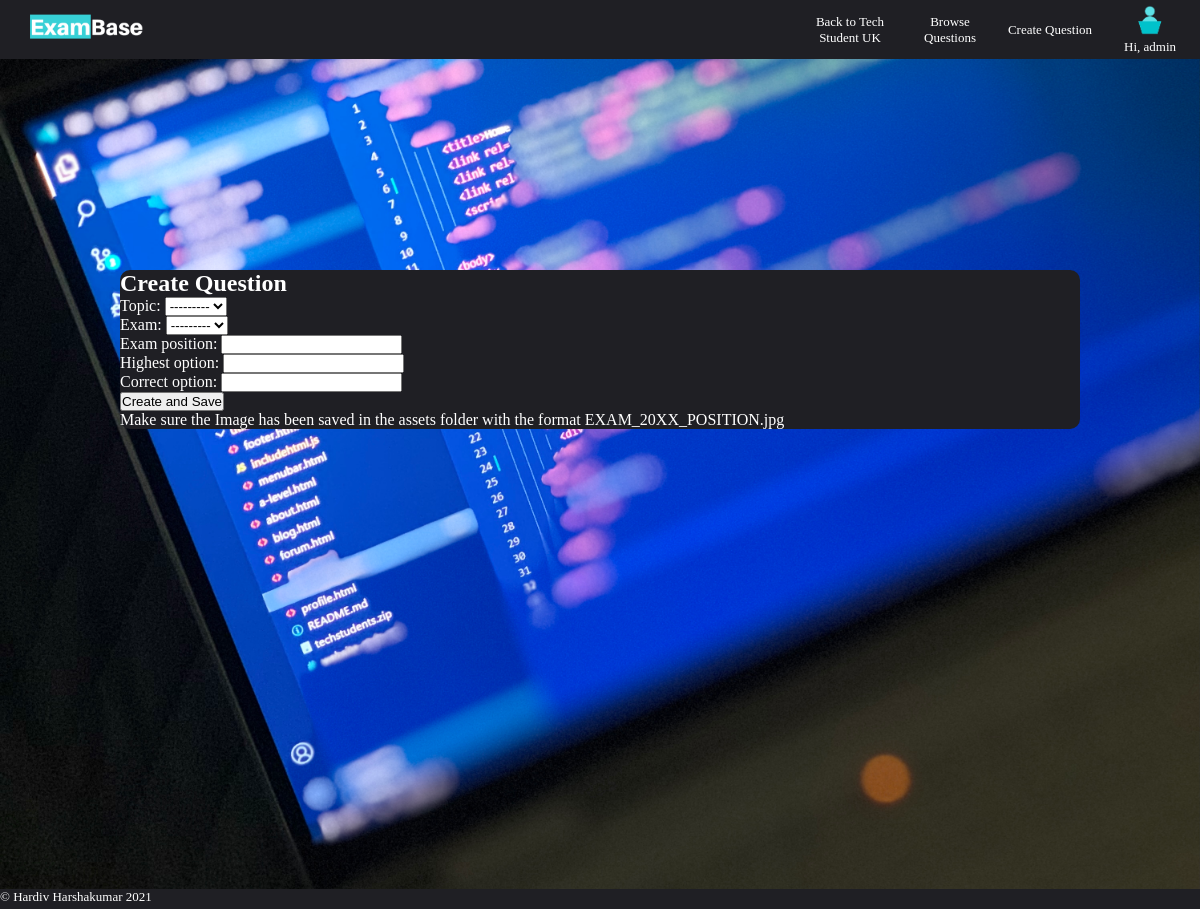
The app's page /exambase/create (signed in), older data.
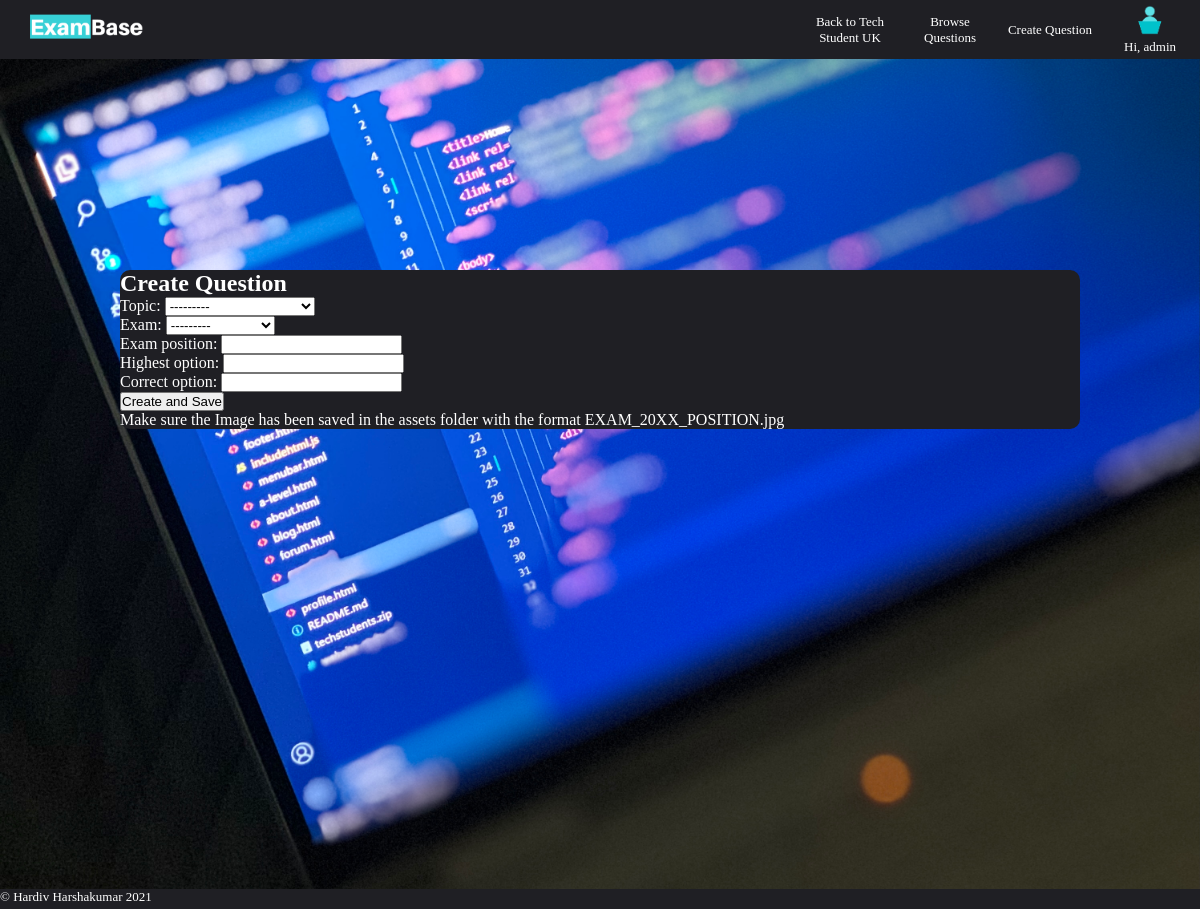
The same page, newer data.
### exambase/models.py (models this page shows)
class Topic(models.Model):
    topic = models.CharField(max_length=200)
    def __str__(self):
        return self.topic

### exambase/views.py (the view, shortened to what this page needs)
# urls.py: path('create', views.create_question_view, name="create"),
def create_question_view(request):
    form = CreateQuestionForm(request.POST or None)
    success = None
    img_path = "format EXAM_20XX_POSITION.jpg"
    context = {
        'form': form,
        'success': success,
        'path': img_path
    }
    return render(request, 'exambase/create_question.html', context)

### exambase/forms.py
class CreateQuestionForm(forms.ModelForm):
    class Meta:
        model = Question
        fields = ['topic', 'exam', 'exam_position']
    highest_option = forms.CharField(max_length=1)
    correct_option = forms.CharField(max_length=1)

### exambase/models.py (called while the page is built)
    def getPaperNum(self):
        return f" P{self.paper_num}" if self.paper_num is not None else ""

    def __str__(self):
        return f"{self.paper_name} {self.year}{self.getPaperNum()}"

### exambase/templates/exambase/create_question.html (shortened to what this page needs)
{% extends 'exambase/base_submission.html' %}
{% block content %}
    {% if user.id == 1 %}
        <h2>Create Question</h2>
        <form method="POST"> {% csrf_token %}
            {{ form.as_p }}
            <input type="submit" value="Create and Save" />
        </form>
        <p>Make sure the Image has been saved in the assets folder with the {{ path }}</p>
    {% else %}
        <p>You are not authorised to access this page</p>
    {% endif %}
{% endblock %}

### exambase/templates/exambase/base_submission.html (shortened to what this page needs)
<!DOCTYPE html>
{% load static %}
<html lang="en">
    <head>
        <link rel="stylesheet" type="text/css" href="{% static 'exambase/style.css' %}">
    </head>
    <body>
        {% include 'exambase/navbar.html' %}
        <div id="content">
            <div id="submission">
                {% block content %}
                {% endblock %}
            </div>
        </div>
        {% include 'content/footer.html' %}
    </body>
</html>

### exambase/templates/exambase/navbar.html
{% load static %}
<nav class="navbar">
    {% if user.is_authenticated %}
        <a href="{% url 'exambase:dashboard' %}">
            <img id="logo" src="{% static 'exambase/images/logo.png' %}" alt="ExamBase">
        </a>
    {% else %}
        <a href="{% url 'exambase:home' %}">
            <img id="logo" src="{% static 'exambase/images/logo.png' %}" alt="Exambase">
        </a>
    {% endif %}
    <ul>
        <li class="selectable"><a href="{% url 'content:home' %}">Back to Tech Student UK</a></li>
        {% if user.is_authenticated %}
            <li class="selectable"><a href="{% url 'exambase:exam_browser' %}">Browse Questions</a></li>
        {% endif %}
        {% if user.id == 1 %}
            <li class="selectable"><a href="{% url 'exambase:create' %}">Create Question</a></li>
        {% endif %}
        <li class="selectable">
            {% if user.is_authenticated %}
                <a href="{% url 'exambase:account' %}">
                    <img id="profile-photo" src="{% static 'exambase/images/profile.png' %}" alt="Profile">
                    <p>Hi, {{ user.get_username }}</p>
                </a>
            {% else %}
                <a href="{% url 'login' %}">
                    <img id="profile-photo" src="{% static 'exambase/images/profile.png' %}" alt="Profile">
                    <p>Sign In</p>
                </a>
            {% endif %}
        </li>
    </ul>
</nav>

### content/templates/content/footer.html
<div class="footer">
    <p>© Hardiv Harshakumar 2021</p>
</div>

### exambase/static/exambase/style.css (style rules this page uses)
* { margin: 0; padding: 0; box-sizing: border-box; }
body { background-image: url("images/background.jpg"); background-size: cover; background-position: center; background-attachment: fixed; margin: 0; padding: 0; height: auto; }
a { text-underline: none; }
#content { display: flex; flex-direction: column; align-items: center; margin-top: 5%; margin-bottom: 5%; padding-top: 10%; width: auto; height: auto; }
.footer { background-color: #1f1f24; font-size: small; bottom: 0; width: 100%; height: 20px; color: #ffffff; }
#submission { background-color: #1f1f24; color: #ffffff; border-radius: 10px; height: auto; width: 80%; margin-top: 90px; vertical-align: center; margin-bottom: 400px; }
.navbar { background-color: #1f1f24; text-align: center; font-size: small; position: fixed; top: 0; width: 100%; display: flex; justify-content: space-between; }
.navbar ul { display: inline-flex; list-style: none; }
.navbar ul li { width: 100px; margin: 0.5%; padding: 0.25%; display: flex; flex-direction: column; justify-content: center; list-style: none; }
.navbar ul li a { text-decoration: none; color: white; list-style: none; }
#logo { height: 45px; margin: 5px; padding: 5px 5px 5px 20px; align-self: flex-start; }
#profile-photo { height: 30px; margin: 0; padding: 0; }

Row changes from the older to the newer data that the page shows:
added Topic: topic "---------"
Text that changed along with them:
form field topic: "---------" → (not shown)
